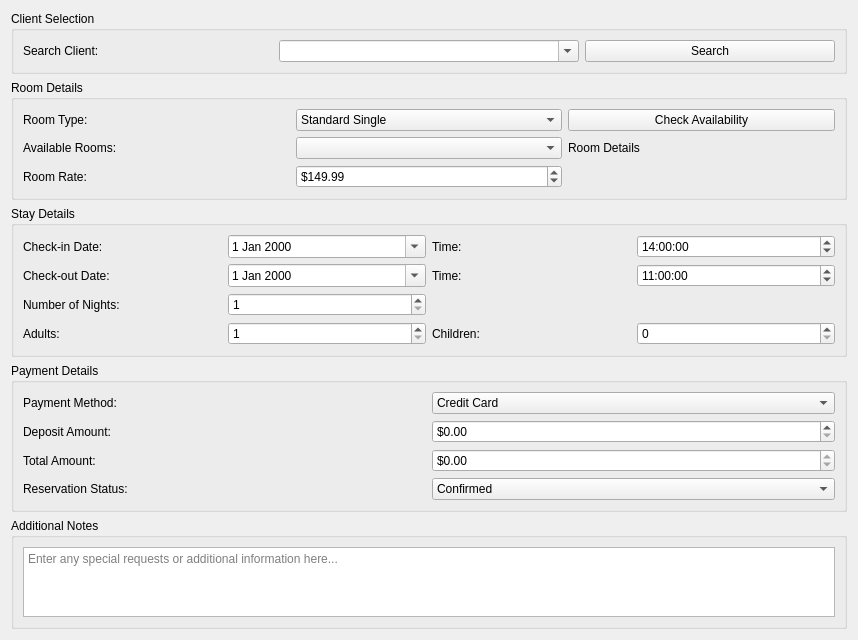
          <widget class="QWidget" name="scrollAreaWidgetContents">
           <property name="geometry">
            <rect>
             <x>0</x>
             <y>0</y>
             <width>858</width>
             <height>500</height>
            </rect>
           </property>
           <layout class="QVBoxLayout" name="verticalLayout_7">
            <item>
             <widget class="QGroupBox" name="clientGroupBox">
              <property name="title">
               <string>Client Selection</string>
              </property>
              <layout class="QHBoxLayout" name="clientLayout">
               <item>
                <widget class="QLabel" name="clientSearchLabel">
                 <property name="text">
                  <string>Search Client:</string>
                 </property>
                </widget>
               </item>
               <item>
                <widget class="QComboBox" name="clientComboBox">
                 <property name="minimumSize">
                  <size>
                   <width>300</width>
                   <height>0</height>
                  </size>
                 </property>
                 <property name="editable">
                  <bool>true</bool>
                 </property>
                 <property name="placeholderText">
                  <string>Type name to search clients...</string>
                 </property>
                </widget>
               </item>
               <item>
                <widget class="QPushButton" name="searchClientButton">
                 <property name="text">
                  <string>Search</string>
                 </property>
                </widget>
               </item>
              </layout>
             </widget>
            </item>
            <item>
             <widget class="QGroupBox" name="roomDetailsGroupBox">
              <property name="title">
               <string>Room Details</string>
              </property>
              <layout class="QGridLayout" name="gridLayout_2">
               <item row="0" column="0">
                <widget class="QLabel" name="roomTypeLabel_2">
                 <property name="text">
                  <string>Room Type:</string>
                 </property>
                </widget>
               </item>
               <item row="0" column="1">
                <widget class="QComboBox" name="roomTypeComboBox">
                 <item>
                  <property name="text">
                   <string>Standard Single</string>
                  </property>
                 </item>
                 <item>
                  <property name="text">
                   <string>Standard Double</string>
                  </property>
                 </item>
                 <item>
                  <property name="text">
                   <string>Deluxe King</string>
                  </property>
                 </item>
                 <item>
                  <property name="text">
                   <string>Deluxe Double</string>
                  </property>
                 </item>
                 <item>
                  <property name="text">
                   <string>Junior Suite</string>
                  </property>
                 </item>
                 <item>
                  <property name="text">
                   <string>Executive Suite</string>
                  </property>
                 </item>
                 <item>
                  <property name="text">
                   <string>Presidential Suite</string>
                  </property>
                 </item>
                </widget>
               </item>
               <item row="1" column="0">
                <widget class="QLabel" name="availableRoomsLabel">
                 <property name="text">
                  <string>Available Rooms:</string>
                 </property>
                </widget>
               </item>
               <item row="1" column="1">
                <widget class="QComboBox" name="roomNumberComboBox"/>
               </item>
               <item row="2" column="0">
                <widget class="QLabel" name="rateLabel">
                 <property name="text">
                  <string>Room Rate:</string>
                 </property>
                </widget>
               </item>
               <item row="2" column="1">
                <widget class="QDoubleSpinBox" name="rateSpinBox">
                 <property name="prefix">
                  <string>$</string>
                 </property>
                 <property name="maximum">
                  <double>9999.99</double>
                 </property>
                 <property name="value">
                  <double>149.99</double>
                 </property>
                </widget>
               </item>
               <item row="0" column="2">
                <widget class="QPushButton" name="checkAvailabilityButton">
                 <property name="text">
                  <string>Check Availability</string>
                 </property>
                </widget>
               </item>
               <item row="1" column="2">
                <widget class="QLabel" name="roomDetailsLabel">
                 <property name="text">
                  <string>Room Details</string>
                 </property>
                </widget>
               </item>
              </layout>
             </widget>
            </item>
            <item>
             <widget class="QGroupBox" name="stayDetailsGroupBox">
              <property name="title">
               <string>Stay Details</string>
              </property>
              <layout class="QGridLayout" name="gridLayout_3">
               <item row="0" column="0">
                <widget class="QLabel" name="checkInLabel">
                 <property name="text">
                  <string>Check-in Date:</string>
                 </property>
                </widget>
               </item>
               <item row="0" column="1">
                <widget class="QDateEdit" name="checkInDateEdit">
                 <property name="minimumSize">
                  <size>
                   <width>150</width>
                   <height>0</height>
                  </size>
                 </property>
                 <property name="calendarPopup">
                  <bool>true</bool>
                 </property>
                </widget>
               </item>
               <item row="0" column="2">
                <widget class="QLabel" name="checkInTimeLabel">
                 <property name="text">
                  <string>Time:</string>
                 </property>
                </widget>
               </item>
               <item row="0" column="3">
                <widget class="QTimeEdit" name="checkInTimeEdit">
                 <property name="time">
                  <time>
                   <hour>14</hour>
                   <minute>0</minute>
                   <second>0</second>
                  </time>
                 </property>
                </widget>
               </item>
               <item row="1" column="0">
                <widget class="QLabel" name="checkOutLabel">
                 <property name="text">
                  <string>Check-out Date:</string>
                 </property>
                </widget>
               </item>
               <item row="1" column="1">
                <widget class="QDateEdit" name="checkOutDateEdit">
                 <property name="minimumSize">
                  <size>
                   <width>150</width>
                   <height>0</height>
                  </size>
                 </property>
                 <property name="calendarPopup">
                  <bool>true</bool>
                 </property>
                </widget>
               </item>
               <item row="1" column="2">
                <widget class="QLabel" name="checkOutTimeLabel">
                 <property name="text">
                  <string>Time:</string>
                 </property>
                </widget>
               </item>
               <item row="1" column="3">
                <widget class="QTimeEdit" name="checkOutTimeEdit">
                 <property name="time">
                  <time>
                   <hour>11</hour>
                   <minute>0</minute>
                   <second>0</second>
                  </time>
                 </property>
                </widget>
               </item>
               <item row="2" column="0">
                <widget class="QLabel" name="nightsLabel">
                 <property name="text">
                  <string>Number of Nights:</string>
                 </property>
                </widget>
               </item>
               <item row="2" column="1">
                <widget class="QSpinBox" name="nightsSpinBox">
                 <property name="minimum">
                  <number>1</number>
                 </property>
                 <property name="maximum">
                  <number>365</number>
                 </property>
                </widget>
               </item>
               <item row="3" column="0">
                <widget class="QLabel" name="adultsLabel">
                 <property name="text">
                  <string>Adults:</string>
                 </property>
                </widget>
               </item>
               <item row="3" column="1">
                <widget class="QSpinBox" name="adultsSpinBox">
                 <property name="minimum">
                  <number>1</number>
                 </property>
                 <property name="maximum">
                  <number>10</number>
                 </property>
                 <property name="value">
                  <number>1</number>
                 </property>
                </widget>
               </item>
               <item row="3" column="2">
                <widget class="QLabel" name="childrenLabel">
                 <property name="text">
                  <string>Children:</string>
                 </property>
                </widget>
               </item>
               <item row="3" column="3">
                <widget class="QSpinBox" name="childrenSpinBox">
                 <property name="maximum">
                  <number>10</number>
                 </property>
                </widget>
               </item>
              </layout>
             </widget>
            </item>
            <item>
             <widget class="QGroupBox" name="paymentDetailsGroupBox">
              <property name="title">
               <string>Payment Details</string>
              </property>
              <layout class="QGridLayout" name="gridLayout_4">
               <item row="0" column="0">
                <widget class="QLabel" name="paymentMethodLabel">
                 <property name="text">
                  <string>Payment Method:</string>
                 </property>
                </widget>
               </item>
               <item row="0" column="1">
                <widget class="QComboBox" name="paymentMethodComboBox">
                 <item>
                  <property name="text">
                   <string>Credit Card</string>
                  </property>
                 </item>
                 <item>
                  <property name="text">
                   <string>Debit Card</string>
                  </property>
                 </item>
                 <item>
                  <property name="text">
                   <string>Cash</string>
                  </property>
                 </item>
                 <item>
                  <property name="text">
                   <string>Bank Transfer</string>
                  </property>
                 </item>
                 <item>
                  <property name="text">
                   <string>Third-party Booking</string>
                  </property>
                 </item>
                </widget>
               </item>
               <item row="1" column="0">
                <widget class="QLabel" name="depositLabel">
                 <property name="text">
                  <string>Deposit Amount:</string>
                 </property>
                </widget>
               </item>
               <item row="1" column="1">
                <widget class="QDoubleSpinBox" name="depositSpinBox">
                 <property name="prefix">
                  <string>$</string>
                 </property>
                 <property name="maximum">
                  <double>9999.99</double>
                 </property>
                </widget>
               </item>
               <item row="2" column="0">
                <widget class="QLabel" name="totalAmountLabel">
                 <property name="text">
                  <string>Total Amount:</string>
                 </property>
                </widget>
               </item>
               <item row="2" column="1">
                <widget class="QDoubleSpinBox" name="totalAmountSpinBox">
                 <property name="prefix">
                  <string>$</string>
                 </property>
                 <property name="maximum">
                  <double>99999.99</double>
                 </property>
                 <property name="readOnly">
                  <bool>true</bool>
                 </property>
                </widget>
               </item>
               <item row="3" column="0">
                <widget class="QLabel" name="statusLabel">
                 <property name="text">
                  <string>Reservation Status:</string>
                 </property>
                </widget>
               </item>
               <item row="3" column="1">
                <widget class="QComboBox" name="statusComboBox">
                 <item>
                  <property name="text">
                   <string>Confirmed</string>
                  </property>
                 </item>
                 <item>
                  <property name="text">
                   <string>Pending</string>
                  </property>
                 </item>
                </widget>
               </item>
              </layout>
             </widget>
            </item>
            <item>
             <widget class="QGroupBox" name="notesGroupBox">
              <property name="title">
               <string>Additional Notes</string>
              </property>
              <layout class="QVBoxLayout" name="verticalLayout_8">
               <item>
                <widget class="QTextEdit" name="notesTextEdit">
                 <property name="placeholderText">
                  <string>Enter any special requests or additional information here...</string>
                 </property>
                </widget>
               </item>
              </layout>
             </widget>
            </item>
           </layout>
          </widget>
